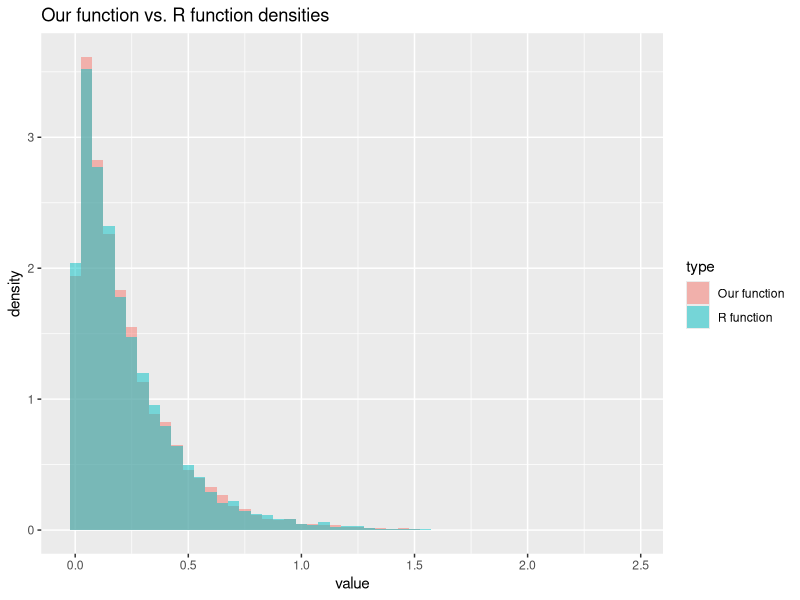
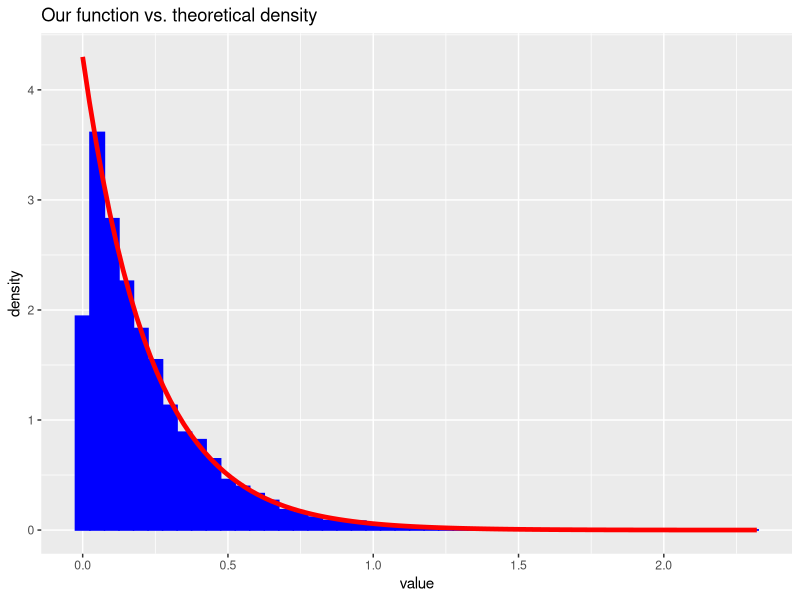
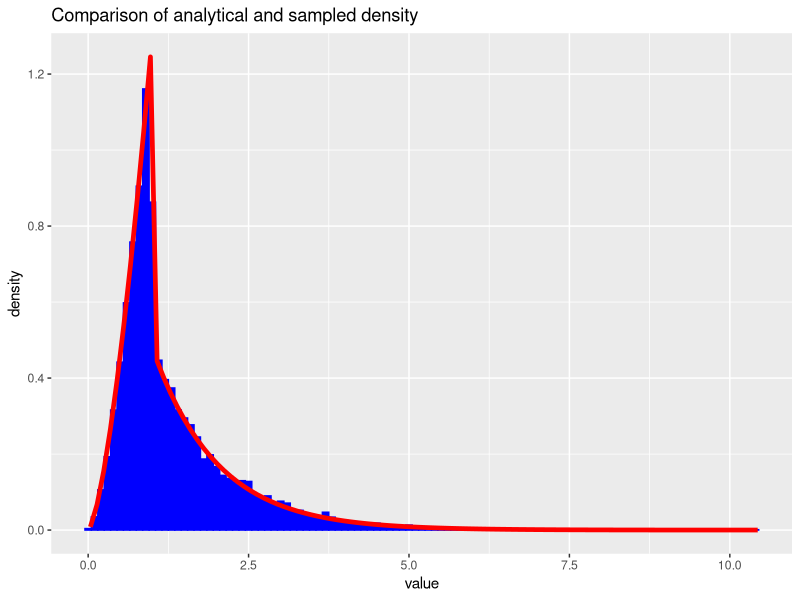
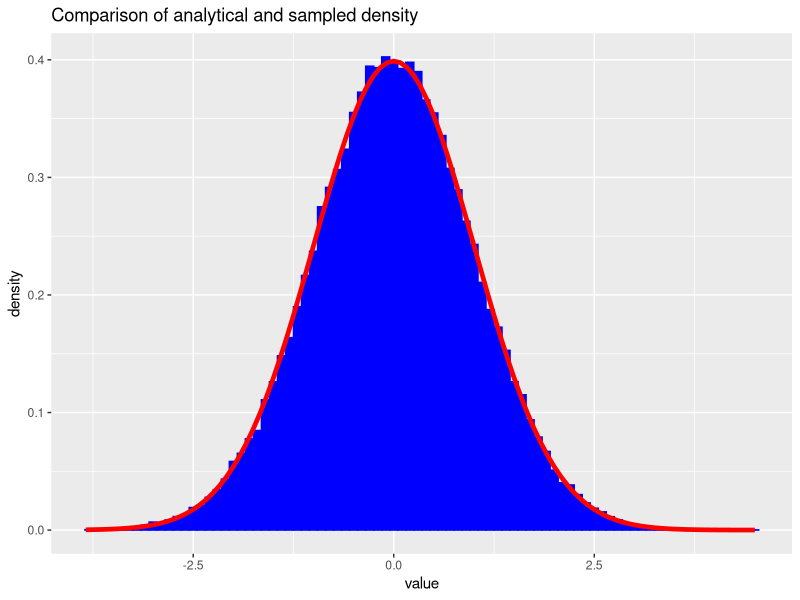
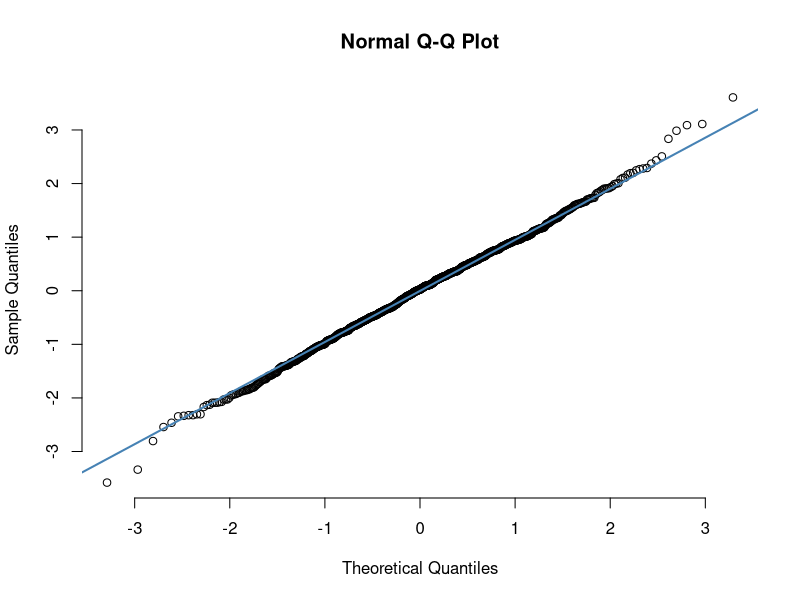
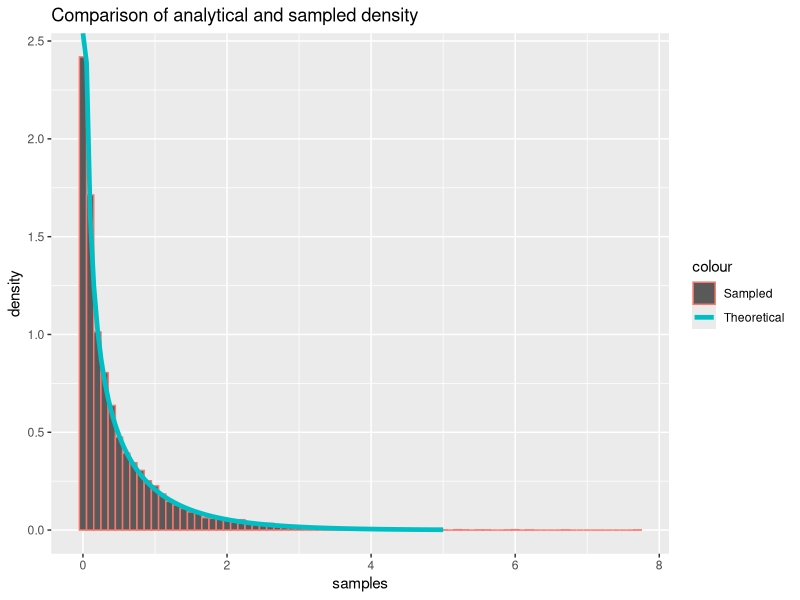
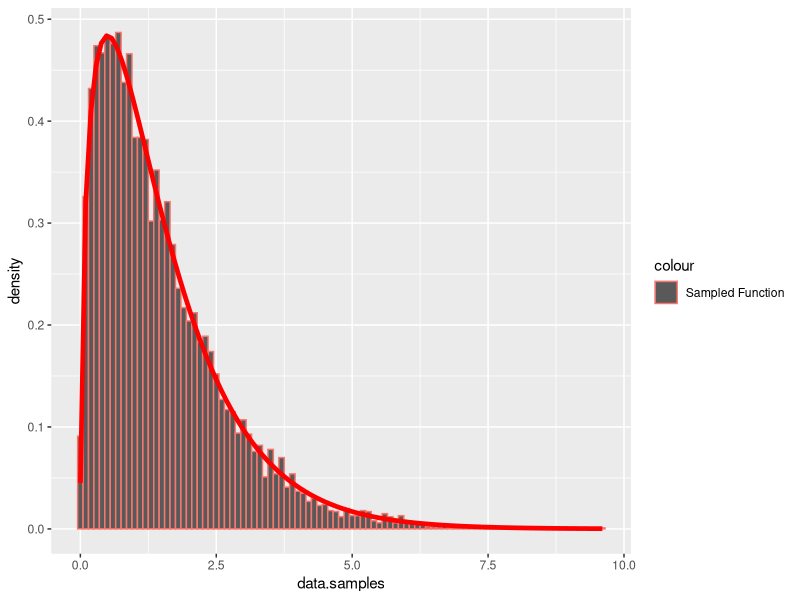
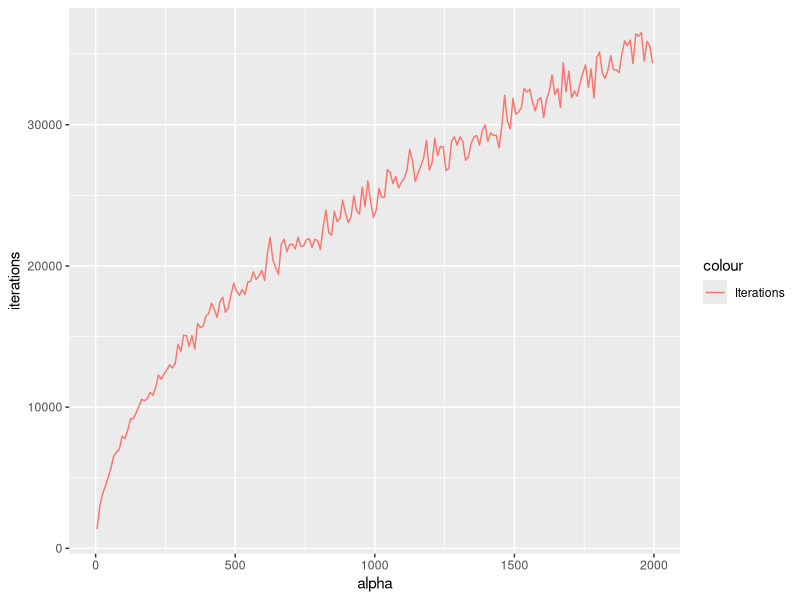

These charts were generated, in order, by the following R code:
## ---- chunk 1
library(formatR)
showsol <- FALSE
library(knitr)
opts_chunk$set(tidy.opts = list(width.cutoff = 68), tidy = TRUE, warning = FALSE, error = FALSE, message = FALSE, echo = TRUE)
## ---- chunk 2
library(ggplot2)
exponential<- function(lambda, n=1){
  u = runif(n)
  x = -1/lambda*log(u)
  return(x)
}
## ---- chunk 3
n = 10000
lambda = 4.300
x = exponential(lambda,n)
cat('Theoretical mean: ', 1/lambda,' Computed mean: ', mean(x),'\n')
cat('Theoretical variance: ', 1/lambda^2, ' Computed variance: ', var(x))
## ---- chunk 4
y = rexp(n, lambda)
rfunc = data.frame(value = y)
ourfunc = data.frame(value = x)
rfunc$type = 'R function'
ourfunc$type = 'Our function'
df = rbind(rfunc,ourfunc)
ggplot(df, aes(value, fill = type)) + 
   geom_histogram(alpha = 0.5, aes(y = ..density..), binwidth = 0.05, position = 'identity') + ggtitle("Our function vs. R function densities")
df2 <- data.frame(theo=seq(0,max(x),length.out=n), value=x)
h <- ggplot(df2, aes(x = value))
h <- h + geom_histogram(aes(y = ..density..), binwidth=0.05, fill = 'blue', color = 'blue') +stat_function(fun=dexp,geom = "line",size=1.6,col="red",args = (mean=lambda))
h <- h + ggtitle("Our function vs. theoretical density")
h
## ---- chunk 5
f_A2 = function(x, alpha){
  c = alpha*exp(1)/(alpha+exp(1))
  result = vector(length = length(x))
  result[x<1.] = sapply(x[x<1.], function(x) c*x^(alpha - 1))
  result[x>=1.] = sapply(x[x>=1.], function(x) c*exp(-x))
  return(as.double(result))
}


F_inv = function(n, alpha){
  c = alpha*exp(1)/(alpha+exp(1))
  u = runif(n)
  result = vector(length = n)
  result[u < c/alpha] = (alpha/c * u[u < c/alpha])^(1/alpha)
  result[u >= c/alpha] = -log(1/alpha + exp(-1) - u[u >= c/alpha]/c)
  return(result)
}

alpha = 2.5
n = 10000
xsamples = F_inv(n, alpha)
c = alpha*exp(1)/(alpha+exp(1))
mean = c/(alpha+1) + 2*c/exp(1)
cat('Theoretical mean: ', mean, ' Sampled mean: ', mean(xsamples))
## ---- chunk 6
variance = c/(alpha+2)+5*c/exp(1) - mean^2
cat('Theoretical variance: ', variance, ' Sampled variance: ', var(xsamples))
## ---- chunk 7
df2 <- data.frame(theo=seq(0,max(xsamples),length.out=n), value=xsamples)
h <- ggplot(df2, aes(x = value))
h <- h + geom_histogram(aes(y = ..density..), binwidth=0.1, col = 'blue', fill = 'blue') +stat_function(fun=f_A2,geom = "line",size=1.6,col="red",args = (mean=alpha))
h <- h + ggtitle("Comparison of analytical and sampled density")
h
## ---- chunk 8
normal <- function(n){
  x_1 <- runif(n/2)
  x_2 <- exponential(1/2, n/2)
  y_1 <- sqrt(x_2)*cos(2*pi*x_1)
  y_2 <- sqrt(x_2)*sin(2*pi*x_1)
  y <- c(y_1,y_2)
  return(y)
}
## ---- chunk 9
n = 100000
x <- normal(n)
cat('Theoretical mean: ', 0,' Computed mean: ', mean(x),'\n')
cat('Theoretical variance: ', 1, ' Computed variance: ', var(x))
## ---- chunk 10
df2 <- data.frame(theo=seq(0,max(x),length.out=n), value=x)
ggplot(df2, aes(x = value)) + geom_histogram(aes(y = ..density..), binwidth=0.1, col = 'blue', fill = 'blue') + stat_function(fun=dnorm,geom = "line",size=1.6,col="red",args = list(mean=0, sd = 1)) + ggtitle("Comparison of analytical and sampled density")

x <- normal(1000)
qqnorm(x, pch = 1, frame = FALSE)
qqline(x, col = "steelblue", lwd = 2)
## ---- chunk 11
normal_d <- function(d, mu, sigma){
  x <- normal(d)
  y <- mu + t(chol(sigma))%*%x
  return(y)
}
## ---- chunk 12
d = 2
n = 100000
mu = c(1,2)
sigma = matrix(c(2.5,3,3,10),ncol=2,nrow=2)
sample = matrix(NA, ncol = d, nrow = n)
for (i in 1:n){
  sample[i,] <- normal_d(d,mu,sigma)
}
average = apply(sample, 2,mean)
cat('Mean vector: \n')
average
covmat = cov(sample)
cat('Covariance matrix: \n')
covmat
## ---- chunk 13
library(nortest)
ad.test(sample[,1])
ad.test(sample[,2])
## ---- chunk 14
library(pracma)

#x = linspace(0, 3, 100)
#alpha = 0.5
#y_gamma = dgamma(x, shape=alpha, rate=1)
#y_prop = 1/(gamma(alpha)) * (1/alpha + exp(-1))*f_A2(x, alpha)

#df10 = data.frame(x, y_gamma, y_prop)
#h <- ggplot(data.frame(x, y_gamma, y_prop))
#h = h + geom_line(aes(x = x, y = y_gamma, colour="Gamma"), size=1.)
#h = h + geom_line(aes(x = x, y = y_prop, color="Proposal"), size=1.)
#h = h + ggtitle(paste("Gamma(",toString(alpha),", 1) vs. proposal"))
#h

## ---- chunk 15
library(pracma)

small_gamma = function(alpha, n=1){
  #cat("Small gamma \n")
  result = vector()
  iter = 0
  sampled = 0
  while(sampled < n){

    uniform2 = runif(n)
    x = F_inv(n, alpha)
    
    #cat(typeof(x), ' x ')
    #cat(typeof(alpha), ' alpha ')
    c = 1/(gamma(alpha)) * (1/alpha + exp(-1))
  
    #cat(typeof(c), ' c ')
    #cat(typeof(f_A2(x,alpha)))
    probs = dgamma(x, alpha, rate=1) / (c * as.double(f_A2(x, alpha)))
    
    result = append(result, x[uniform2 <= probs])
    
    sampled = sampled + sum(uniform2 <= probs)
    iter = iter + n
  }
  
  iter = iter - length(result) + n
  
  return(list(samples = result[seq(1:n)], iter = iter))
}

large_gamma <- function(alpha, n=1){
  #cat("Large gamma \n")
  #a = sqrt((alpha - 1)^(alpha-1)*exp(1-alpha))
  loga = 1/2 * (alpha - 1) * (log(alpha - 1) - 1)
  logb = 1/2 * (alpha + 1) * (log(alpha + 1) - 1)
  #cat("Sampling for alpha = ", alpha, '\n')
  #cat("loga = ", loga, "\n")
  #cat("logb = ", logb, "\n")

  result = vector(mode="numeric")
  
  i = 0
  iter = 0
  while (i < n){
    iter = iter + 1 
    log_x_1 = loga + log(runif(1))
    log_x_2 = logb + log(runif(1))
    #cat(log_x_1, log_x_2)
    #y = x_2 / x_1
    if (2*log_x_1 <= (alpha - 1)*(log_x_2 - log_x_1) - exp(log_x_2 - log_x_1)){
      result = append(result, exp(log_x_2 - log_x_1))
      i = i + 1
    }
    else{}
  }
  list(samples = result, iter = iter)
}

gamma2 = function(alpha, n  = 1){
  if (alpha <= 1){
    return(small_gamma(alpha, n))
  }
  else if (alpha > 1){
    return(large_gamma(alpha, n))
  }
  else{
    cat("Weird gamma \n")
  }
}
## ---- chunk 16
alpha = 0.5
G1 <- small_gamma(alpha, 10000)

G1_filt = G1
df12 = data.frame(G1_filt)

cat('Theoretical mean: ', alpha,' Computed mean: ', mean(G1$samples),'\n')
cat('Theoretical variance: ', alpha, ' Computed variance: ', var(G1$samples))

c = 1/(gamma(alpha)) * (1/alpha + exp(-1))

x_val = linspace(0, 5, 100)

df11 <- data.frame(x = x_val, y=dgamma(x_val, alpha, 1))

h <- ggplot()
h <- h + geom_histogram(data=df12, aes(x=samples, y=..density.., color="Sampled"), binwidth=0.1)
h <- h + geom_line(data=df11, aes(x=x, y=y, color="Theoretical"), size=1.6)
h <- h + ggtitle("Comparison of analytical and sampled density")
h
## ---- chunk 17
alpha = 1.5

G2 = gamma2(alpha, 10000)

cat('Theoretical mean: ', alpha,' Computed mean: ', mean(G2$samples),'\n')
cat('Theoretical variance: ', alpha, ' Computed variance: ', var(G2$samples))

df16 = data.frame(data=G2)

h <- ggplot(df16, aes(x=data.samples))
h <- h + geom_histogram(data=df16, aes(x = data.samples, y=..density.., color="Sampled Function"), binwidth=0.1) 
h <- h + stat_function(fun=dgamma,geom = "line",size=1.6,col="red",args = list(shape=alpha, rate = 1))
h

## ---- chunk 18
iterations = c()

for (alpha in seq(2, 2000, 10)){
  G = gamma2(alpha, 1000)
  iterations = append(iterations, G$iter)
}

df15 = data.frame(alpha = seq(5, 2000, 10), iterations = iterations)

h <- ggplot(df15, aes(x = alpha, y= iterations, color="Iterations"))
h <- h + geom_line()
h
## ---- chunk 19
library(MCMCpack)
get_gamma_samples <- function(alpha){
  return(gamma2(alpha)$samples)
}

dirichlet <- function(alpha){
  z<- sapply(alpha,get_gamma_samples)
  x <- z/sum(z)
  return(x)
}



alpha <- exponential(1,5)


dirichlet(alpha)

## ---- chunk 20
k = 5
n = 20000
x <- matrix(NA, ncol = k, nrow = n)
alpha <- exponential(1,k)
for (i in 1:n){
  x[i,] <- dirichlet(alpha)
}
cat('Theoretical mean: ', alpha/sum(alpha),'\n','Computed mean: ', apply(x,2,mean),'\n')
cat('Theoretical variance: ', alpha*(sum(alpha)-alpha)/(sum(alpha)^2*(sum(alpha)+1)),'\n', 'Computed variance: ', apply(x,2,var))
## ---- chunk 21
n <- 10000
alpha <- rep(1,k)
x <- matrix(NA, ncol = k, nrow = n)
for (i in 1:n){
  x[i,] <- dirichlet(alpha)
}
y <- as.vector(rdirichlet(n,alpha))
rfunc = data.frame(value = y)
ourfunc = data.frame(value = as.vector(x))
rfunc$type = 'R function'
ourfunc$type = 'Our function'
df = rbind(rfunc,ourfunc)
ggplot(df, aes(value, fill = type)) + 
   geom_histogram(alpha = 0.5, aes(y = ..density..), position = 'identity') + ggtitle("Our function vs. R function densities")
## ---- chunk 22
df2 <- data.frame(theo=seq(0,max(x[,1]),length.out=n), value=x[,1])
ggplot(df2, aes(x = value)) + geom_histogram(aes(y = ..density..), 
      binwidth = 0.005,fill = 'blue', color = 'blue') + stat_function(fun=dbeta,geom = "line",size=1.6,col="red",args = list(shape1=1,shape2=k-1)) + ggtitle("Our function vs. theoretical density")
## ---- chunk 23
f <- function(x){
  return((2+x)^125*(1-x)^38*x^34)
}

optimum = optimize(f,c(0,1),maximum = TRUE)

draw_samples <- function(n){
  samples <- rep(NA,n)
  iter = 0
  for (i in 1:n){
    finish = 0
    while(finish ==0){
      iter = iter + 1
      x_sample <- runif(1)
      alpha <- f(x_sample)/optimum$objective
      u = runif(1)
      if (u <=alpha){
        samples[i] <- x_sample
        finish <- 1
      }
    }
  }
  return(list(samples = samples, iterations = iter))
}


## ---- chunk 24
n = 10000
g <- function(x){
  return(f(x)*x)
}
f_density <- function(x){return(f(x)/integrate(f,0,1)$value)}
y <- draw_samples(n)
cat("Computed mean: ", sum(y$samples)/n, '\n')
cat("Theoretical mean: ", integrate(g,0,1)$value/integrate(f,0,1)$value, '\n')
df <- data.frame(theo=seq(0,1,length.out=n), value=y$samples)
ggplot(df, aes(x = value)) + geom_histogram(aes(y = ..density..), binwidth=0.001, col = 'blue', fill = 'blue') + stat_function(fun=f_density,geom = "line",size=1.6,col="red") + ggtitle("Comparison of analytical and sampled density") + xlim(0,1) + geom_segment(x = sum(y$samples)/n, xend = sum(y$samples)/n, y = 0, yend = 100, col = "green", size = 1.2, linetype = "longdash")
## ---- chunk 25
cat("Average random numbers generated: ", y$iterations/n, '\n')
cat("Theoretical expected number: ", optimum$objective/integrate(f,0,1)$value)
